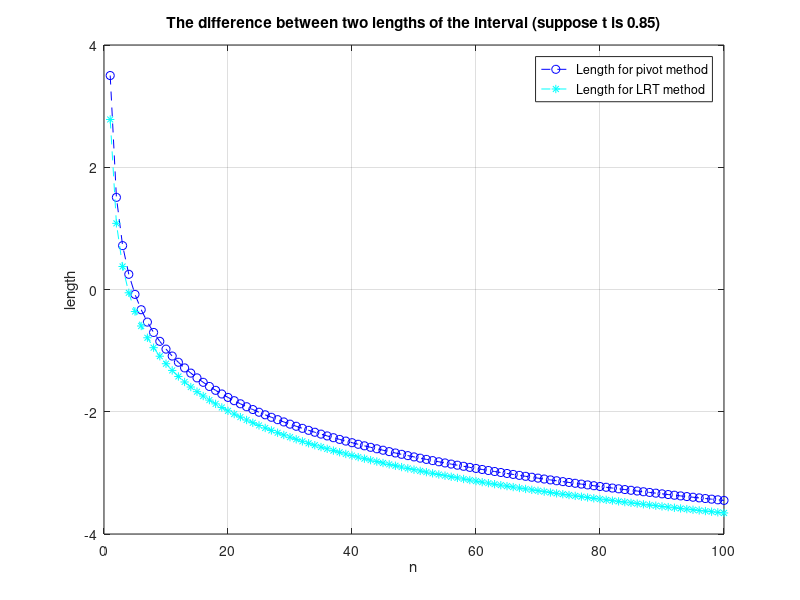

Reproduce this figure in MATLAB.
clear;clc;
% Initialization
t = 0.85;
n = 1:1:100;   % test the shorter CI is not change as n varies
alpha = 0.05; % for a 95% confidence CI

% Define two functions of the two lengths
L_pivot = @(t, alpha, n) t * (1/((alpha/2)^(1/n)) - 1/((1-alpha/2)^(1/n)));
L_LRT = @(t, alpha, n) t * (1/(alpha^(1/n)) - 1);

len = zeros(2, length(n));

for i = 1 : length(n)
    len(1, i) = L_pivot(t, alpha, i);
    len(2, i) = L_LRT(t, alpha, i);
end

% Draw the picture
plot(n, log(len(1,:)), 'b--o', n, log(len(2,:)), 'c--*')
grid on;
title('The difference between two lengths of the interval (suppose t is 0.85)');
xlabel('n');
ylabel('length');
legend('Length for pivot method', 'Length for LRT method');
